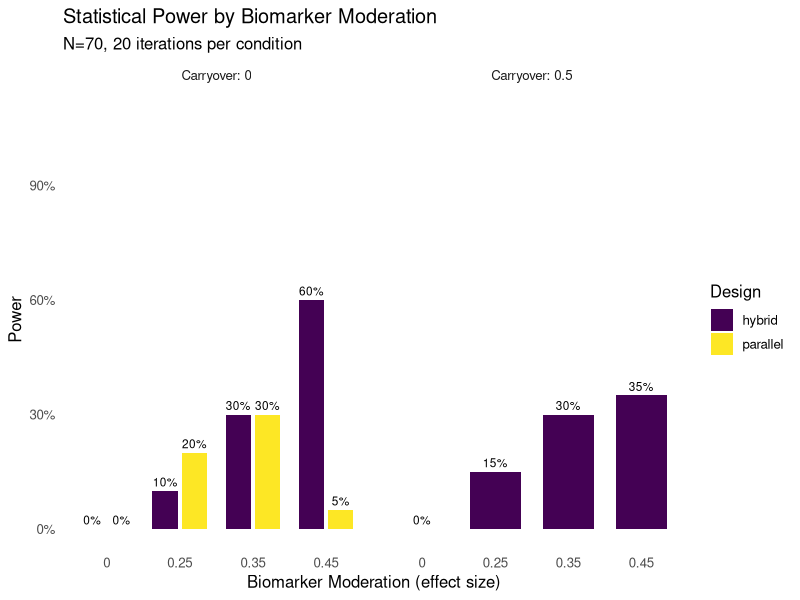
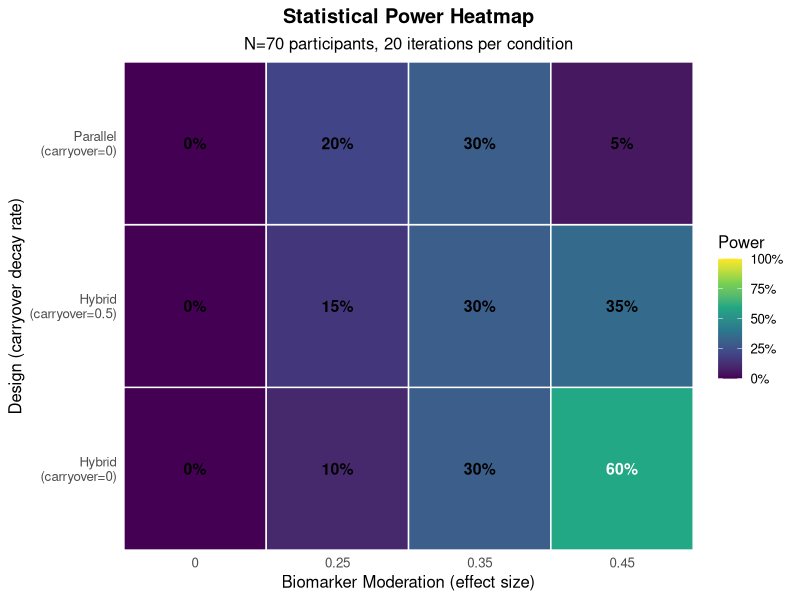

Here is the R script that generated these plots, in order:
# Simplified N-of-1 Trial Simulation - Constant Effect Model
# Maximum simplification for learning

rm(list = ls())
suppressPackageStartupMessages({
  library(tidyverse)
  library(lmerTest)
  library(MASS)
  library(conflicted)
})

# Resolve conflicts
conflicts_prefer(dplyr::select)
conflicts_prefer(dplyr::filter)
conflicts_prefer(dplyr::lag)
conflicts_prefer(lmerTest::lmer)

# ============================================================================
# PARAMETERS
# ============================================================================

n_participants <- 70
n_iterations <- 20

# Three-factor response model - RATE-BASED (points per week)
BR_rate <- 0.5  # Biological Response: drug improvement rate
ER_rate <- 0.2  # Expectancy Response: placebo improvement rate
TR_rate <- 0.1  # Time-variant Response: natural improvement rate
treatment_effect <- BR_rate  # Alias for display purposes

# Biomarker moderation of treatment effect
# Higher biomarker → stronger treatment response
# This creates the treatment × biomarker interaction
# NOTE: biomarker_moderation is now set in the param_grid, not here

baseline_mean <- 10.0       # Mean baseline response
between_subject_sd <- 2.0   # SD of participant random effects
within_subject_sd <- 1.8    # SD of measurement noise
biomarker_mean <- 5.0       # Mean biomarker value
biomarker_sd <- 2.0         # SD of biomarker

# Correlation parameters (from Hendrickson)
# Autocorrelations within each response type
c.br <- 0.8  # BR autocorrelation across timepoints
c.er <- 0.8  # ER autocorrelation across timepoints
c.tr <- 0.8  # TR autocorrelation across timepoints

# Cross-correlations between response types
c.cf1t <- 0.2  # Same-time cross-correlation (BR-ER, BR-TR, ER-TR)
c.cfct <- 0.1  # Different-time cross-correlation

# Biomarker and baseline correlations
c.bm_baseline <- 0.3   # Biomarker-baseline correlation
c.baseline_resp <- 0.4 # Baseline-response correlation

# Allowed correlation values (finite grid for consistent results)
allowed_correlations <- c(0, 0.1, 0.2, 0.3, 0.4, 0.5, 0.6)

# Parameter grid - what we're testing
# Note: carryover only applies to hybrid design (parallel has no treatment
# switches)
# Include biomarker_moderation = 0 to evaluate Type I error (size of test)
param_grid <- bind_rows(
  # Hybrid design with carryover variations
  expand_grid(
    design = "hybrid",
    biomarker_moderation = c(0, 0.25, 0.35, 0.45),
    biomarker_correlation = c(0.3),
    carryover_decay_rate = c(0, 0.5)
  ),
  # Parallel design (carryover = 0, not applicable)
  expand_grid(
    design = "parallel",
    biomarker_moderation = c(0, 0.25, 0.35, 0.45),
    biomarker_correlation = c(0.3),
    carryover_decay_rate = c(0)
  )
)

# ============================================================================
# BUILD SIGMA WITH GUARANTEED PD (Time-Based AR(1))
# ============================================================================

# Build sigma using independent construction with automatic scaling
# Structure: responses (24) conditioned on participant vars (2)
build_sigma_guaranteed_pd <- function(weeks, c.bm, params) {
  n_tp <- length(weeks)

  # Index ranges for final 26x26 (for compatibility)
  br_idx <- 1:n_tp
  er_idx <- (n_tp + 1):(2 * n_tp)
  tr_idx <- (2 * n_tp + 1):(3 * n_tp)
  bm_idx <- 3 * n_tp + 1
  bl_idx <- 3 * n_tp + 2

  # ==========================================================================
  # STAGE 1: Build Σ₂₂ (2×2) - Biomarker & Baseline
  # ==========================================================================
  # Always PD for |correlation| < 1

  Sigma_22 <- matrix(c(
    biomarker_sd^2,
    c.bm_baseline * biomarker_sd * between_subject_sd,
    c.bm_baseline * biomarker_sd * between_subject_sd,
    between_subject_sd^2
  ), 2, 2)

  Sigma_22_inv <- solve(Sigma_22)

  # ==========================================================================
  # STAGE 2: Build Σ₁₁ (24×24) - Responses with Time-Based AR(1)
  # ==========================================================================
  # Guaranteed PD by construction

  # Helper: Build AR(1) covariance block based on actual time lags
  build_ar1_time <- function(weeks, rho, sigma) {
    n <- length(weeks)
    Cov <- matrix(0, n, n)
    for (i in 1:n) {
      for (j in 1:n) {
        time_lag <- abs(weeks[i] - weeks[j])
        Cov[i, j] <- sigma^2 * rho^time_lag
      }
    }
    return(Cov)
  }

  # Build diagonal blocks (within each response type)
  Sigma_BR <- build_ar1_time(weeks, c.br, within_subject_sd)
  Sigma_ER <- build_ar1_time(weeks, c.er, within_subject_sd)
  Sigma_TR <- build_ar1_time(weeks, c.tr, within_subject_sd)

  # Initialize 24x24 with diagonal blocks
  Sigma_11 <- matrix(0, 3 * n_tp, 3 * n_tp)
  Sigma_11[br_idx, br_idx] <- Sigma_BR
  Sigma_11[er_idx, er_idx] <- Sigma_ER
  Sigma_11[tr_idx, tr_idx] <- Sigma_TR

  # Add cross-correlations between response types
  # Use time-based decay for cross-correlations too
  for (i in 1:n_tp) {
    for (j in 1:n_tp) {
      time_lag <- abs(weeks[i] - weeks[j])

      if (i == j) {
        # Same timepoint: use c.cf1t
        cross_cov <- c.cf1t * within_subject_sd^2
      } else {
        # Different timepoint: use c.cfct with time decay
        cross_cov <- c.cfct * within_subject_sd^2 * (0.9^time_lag)
      }

      # BR-ER
      Sigma_11[br_idx[i], er_idx[j]] <- cross_cov
      Sigma_11[er_idx[j], br_idx[i]] <- cross_cov

      # BR-TR
      Sigma_11[br_idx[i], tr_idx[j]] <- cross_cov
      Sigma_11[tr_idx[j], br_idx[i]] <- cross_cov

      # ER-TR
      Sigma_11[er_idx[i], tr_idx[j]] <- cross_cov
      Sigma_11[tr_idx[j], er_idx[i]] <- cross_cov
    }
  }

  # ==========================================================================
  # STAGE 3: Build Σ₁₂ (24×2) - Cross-covariance (regression coefficients)
  # ==========================================================================

  Sigma_12 <- matrix(0, 3 * n_tp, 2)

  # Column 1: Biomarker effects on responses
  # BR strongly correlated with biomarker (this is what we're testing)
  Sigma_12[br_idx, 1] <- c.bm * within_subject_sd * biomarker_sd
  # ER and TR weakly correlated with biomarker
  Sigma_12[er_idx, 1] <- c.bm * 0.5 * within_subject_sd * biomarker_sd
  Sigma_12[tr_idx, 1] <- c.bm * 0.5 * within_subject_sd * biomarker_sd

  # Column 2: Baseline effects on responses
  Sigma_12[br_idx, 2] <- c.baseline_resp * within_subject_sd * between_subject_sd
  Sigma_12[er_idx, 2] <- c.baseline_resp * within_subject_sd * between_subject_sd
  Sigma_12[tr_idx, 2] <- c.baseline_resp * within_subject_sd * between_subject_sd

  # ==========================================================================
  # STAGE 4: Check Schur Complement & Snap to Grid if Needed
  # ==========================================================================

  # Function to find largest allowed correlation that keeps matrix PD
  find_valid_correlation <- function(Sigma_11, Sigma_22_inv, c.bm_requested,
                                     allowed_vals, sigma_resp, sigma_bm,
                                     sigma_bl, br_idx, er_idx, tr_idx) {
    # Try correlations from requested down to 0
    valid_vals <- allowed_vals[allowed_vals <= c.bm_requested]
    valid_vals <- sort(valid_vals, decreasing = TRUE)

    for (c.bm_try in valid_vals) {
      # Rebuild Sigma_12 with this correlation
      Sigma_12_try <- matrix(0, nrow(Sigma_11), 2)
      Sigma_12_try[br_idx, 1] <- c.bm_try * sigma_resp * sigma_bm
      Sigma_12_try[er_idx, 1] <- c.bm_try * 0.5 * sigma_resp * sigma_bm
      Sigma_12_try[tr_idx, 1] <- c.bm_try * 0.5 * sigma_resp * sigma_bm
      Sigma_12_try[br_idx, 2] <- c.baseline_resp * sigma_resp * sigma_bl
      Sigma_12_try[er_idx, 2] <- c.baseline_resp * sigma_resp * sigma_bl
      Sigma_12_try[tr_idx, 2] <- c.baseline_resp * sigma_resp * sigma_bl

      # Check if PD
      cross_term <- Sigma_12_try %*% Sigma_22_inv %*% t(Sigma_12_try)
      Sigma_cond_try <- Sigma_11 - cross_term
      min_eig <- min(eigen(Sigma_cond_try, only.values = TRUE)$values)

      if (min_eig > 1e-6) {
        return(list(
          c.bm = c.bm_try,
          Sigma_12 = Sigma_12_try,
          Sigma_cond = Sigma_cond_try
        ))
      }
    }

    # Fallback to 0 correlation
    Sigma_12_try <- matrix(0, nrow(Sigma_11), 2)
    Sigma_12_try[br_idx, 2] <- c.baseline_resp * sigma_resp * sigma_bl
    Sigma_12_try[er_idx, 2] <- c.baseline_resp * sigma_resp * sigma_bl
    Sigma_12_try[tr_idx, 2] <- c.baseline_resp * sigma_resp * sigma_bl
    cross_term <- Sigma_12_try %*% Sigma_22_inv %*% t(Sigma_12_try)
    Sigma_cond_try <- Sigma_11 - cross_term

    return(list(
      c.bm = 0,
      Sigma_12 = Sigma_12_try,
      Sigma_cond = Sigma_cond_try
    ))
  }

  # Find valid correlation on the grid
  result <- find_valid_correlation(
    Sigma_11, Sigma_22_inv, c.bm,
    allowed_correlations, within_subject_sd, biomarker_sd, between_subject_sd,
    br_idx, er_idx, tr_idx
  )

  Sigma_12 <- result$Sigma_12
  Sigma_cond <- result$Sigma_cond
  effective_c.bm <- result$c.bm

  if (effective_c.bm < c.bm) {
    cat(sprintf(
      "  Snapped biomarker correlation: %.2f → %.2f (to ensure PD)\n",
      c.bm, effective_c.bm
    ))
  }

  # ==========================================================================
  # Return partitioned result
  # ==========================================================================

  return(list(
    Sigma_11 = Sigma_11,
    Sigma_22 = Sigma_22,
    Sigma_12 = Sigma_12,
    Sigma_cond = Sigma_cond,
    Sigma_22_inv = Sigma_22_inv,
    requested_c.bm = c.bm,
    effective_c.bm = effective_c.bm,
    indices = list(
      br = br_idx,
      er = er_idx,
      tr = tr_idx,
      bm = bm_idx,
      bl = bl_idx
    )
  ))
}

# ============================================================================
# TWO-STAGE DATA GENERATION (2x2 + 24x24)
# ============================================================================

# Generate one participant's data using two-stage approach
# Uses pre-computed partitioned sigma from build_sigma_guaranteed_pd
generate_participant_twostage <- function(sigma_parts, idx) {
  # Stage 1: Generate participant variables (biomarker, baseline) from 2x2
  x2 <- mvrnorm(1, mu = c(0, 0), Sigma = sigma_parts$Sigma_22)

  # Stage 2: Compute conditional mean given participant vars
  # Conditional mean: μ₁|₂ = Σ₁₂ Σ₂₂⁻¹ x₂
  mu_cond <- sigma_parts$Sigma_12 %*% sigma_parts$Sigma_22_inv %*% x2

  # Generate responses from conditional distribution
  # Sigma_cond is pre-computed and guaranteed PD
  x1 <- mvrnorm(1, mu = as.vector(mu_cond), Sigma = sigma_parts$Sigma_cond)

  # Extract components
  n_tp <- length(idx$br)
  list(
    biomarker = x2[1] + biomarker_mean,
    baseline = x2[2] + baseline_mean,
    br_random = x1[1:n_tp],
    er_random = x1[(n_tp + 1):(2 * n_tp)],
    tr_random = x1[(2 * n_tp + 1):(3 * n_tp)]
  )
}

# ============================================================================
# VERIFICATION: Compare two-stage vs direct 26x26
# ============================================================================

verify_twostage_equivalence <- function(Sigma, idx, n_samples = 10000) {
  cat("Verifying two-stage equivalence with", n_samples, "samples...\n")

  # Partition sigma
  partitioned <- partition_sigma(Sigma, idx)

  # Generate samples using direct method
  set.seed(999)
  samples_direct <- mvrnorm(n_samples, mu = rep(0, nrow(Sigma)), Sigma = Sigma)

  # Generate samples using two-stage method
  set.seed(888)
  samples_twostage <- matrix(0, n_samples, nrow(Sigma))
  resp_idx <- c(idx$br, idx$er, idx$tr)
  part_idx <- c(idx$bm, idx$bl)

  for (i in 1:n_samples) {
    result <- generate_participant_twostage(partitioned, idx)
    samples_twostage[i, resp_idx] <- c(
      result$br_random,
      result$er_random,
      result$tr_random
    )
    samples_twostage[i, part_idx] <- c(
      result$biomarker - biomarker_mean,
      result$baseline - baseline_mean
    )
  }

  # Compare covariance matrices
  cov_direct <- cov(samples_direct)
  cov_twostage <- cov(samples_twostage)

  max_cov_diff <- max(abs(cov_direct - cov_twostage))
  mean_cov_diff <- mean(abs(cov_direct - cov_twostage))

  # Compare means (should both be ~0)
  max_mean_diff <- max(abs(
    colMeans(samples_direct) - colMeans(samples_twostage)
  ))

  cat(sprintf("  Max covariance difference: %.6f\n", max_cov_diff))
  cat(sprintf("  Mean covariance difference: %.6f\n", mean_cov_diff))
  cat(sprintf("  Max mean difference: %.6f\n", max_mean_diff))

  # Check if differences are within sampling error
  # Expected sampling error for covariance ~= 2*sigma^2/sqrt(n)
  expected_error <- 2 * max(diag(Sigma))^2 / sqrt(n_samples)

  if (max_cov_diff < expected_error * 3) {
    cat("  ✓ PASSED: Differences within expected sampling error\n")
    return(TRUE)
  } else {
    cat("  ✗ FAILED: Differences exceed expected sampling error\n")
    return(FALSE)
  }
}

# ============================================================================
# DESIGN STRUCTURES
# ============================================================================

# Measurement schedule (same for all designs)
measurement_weeks <- c(4, 8, 9, 10, 11, 12, 16, 20)

# ---------------------------------------------------------------------------
# HYBRID DESIGN: Open-label run-in + blinded crossover
# ---------------------------------------------------------------------------
create_hybrid_design <- function(n_participants, measurement_weeks) {
  # Randomize participants to 4 paths (balanced)
  path_assignment <- sample(rep(1:4, length.out = n_participants))

  # Create design matrix
  expand_grid(
    participant_id = 1:n_participants,
    week = measurement_weeks
  ) %>%
    mutate(
      path = path_assignment[participant_id],

      # Treatment assignment based on path and week
      # Weeks 4, 8: Open-label, all on active
      # Week 9: Blinded, all on active
      # Week 10: Blinded, randomized (paths 1,2 = active; paths 3,4 = placebo)
      # Weeks 11, 12: Blinded, all on placebo
      # Week 16: Blinded crossover
      # Week 20: Blinded crossover
      treatment = case_when(
        week %in% c(4, 8) ~ 1,                   # Open-label: all active
        week == 9 ~ 1,                           # Blinded: all active
        week == 10 & path %in% c(1, 2) ~ 1,      # Randomized: paths 1,2 active
        week == 10 & path %in% c(3, 4) ~ 0,      # Randomized: paths 3,4 placebo
        week %in% c(11, 12) ~ 0,                 # All on placebo
        week == 16 & path %in% c(1, 3) ~ 1,      # Crossover period
        week == 16 & path %in% c(2, 4) ~ 0,
        week == 20 & path %in% c(1, 3) ~ 0,      # Crossover period
        week == 20 & path %in% c(2, 4) ~ 1,
        TRUE ~ NA_real_
      ),

      # Expectancy: 1.0 = open-label (know they're on drug), 0.5 = blinded
      expectancy = if_else(week %in% c(4, 8), 1.0, 0.5)
    )
}

# ---------------------------------------------------------------------------
# PARALLEL DESIGN: Randomized to treatment or placebo for entire study
# ---------------------------------------------------------------------------
create_parallel_design <- function(n_participants, measurement_weeks) {
  # Randomize participants to treatment (1) or placebo (0) - balanced
  treatment_assignment <- sample(rep(0:1, length.out = n_participants))

  # Create design matrix
  expand_grid(
    participant_id = 1:n_participants,
    week = measurement_weeks
  ) %>%
    mutate(
      # Path 1 = placebo, Path 2 = treatment
      path = treatment_assignment[participant_id] + 1,

      # Treatment: same throughout study based on randomization
      treatment = treatment_assignment[participant_id],

      # Expectancy: 0.5 throughout (all blinded)
      expectancy = 0.5
    )
}

# ============================================================================
# RUN SIMULATION
# ============================================================================

cat("Running simulation with constant effect model...\n")
cat("Treatment effect =", treatment_effect, "\n")
cat("Participants =", n_participants, "\n")
cat("Iterations per condition =", n_iterations, "\n\n")

results <- tibble()

for (i in 1:nrow(param_grid)) {
  params <- as.list(param_grid[i, ])
  cat(sprintf(
    "Condition %d: design=%s, bm_mod=%.2f, carryover=%.2f\n",
    i, params$design, params$biomarker_moderation, params$carryover_decay_rate
  ))

  # Run iterations
  for (iter in 1:n_iterations) {
    set.seed(iter * 1000 + i)

    # Create design with fresh path randomization for this iteration
    if (params$design == "hybrid") {
      trial_design <- create_hybrid_design(n_participants, measurement_weeks)
    } else if (params$design == "parallel") {
      trial_design <- create_parallel_design(n_participants, measurement_weeks)
    }

    n_timepoints <- length(measurement_weeks)

    # Build sigma with guaranteed PD using time-based AR(1)
    sigma_parts <- build_sigma_guaranteed_pd(
      measurement_weeks,
      params$biomarker_correlation,
      params
    )
    idx <- sigma_parts$indices
    effective_bm_corr <- sigma_parts$effective_c.bm

    # Generate correlated data for each participant using TWO-STAGE approach
    all_participant_data <- list()

    for (pid in 1:n_participants) {
      # Two-stage generation:
      # (biomarker, baseline) then (BR, ER, TR | biomarker, baseline)
      result <- generate_participant_twostage(sigma_parts, idx)

      all_participant_data[[pid]] <- tibble(
        participant_id = pid,
        biomarker = result$biomarker,
        baseline = result$baseline,
        br_random = result$br_random,
        er_random = result$er_random,
        tr_random = result$tr_random
      )
    }

    participant_data <- bind_rows(all_participant_data) %>%
      group_by(participant_id) %>%
      mutate(timepoint_idx = row_number()) %>%
      ungroup()

    # Get biomarker moderation for this condition
    bm_mod <- params$biomarker_moderation

    # Generate trial data
    trial_data <- trial_design %>%
      group_by(participant_id) %>%
      mutate(timepoint_idx = row_number()) %>%
      ungroup() %>%
      left_join(
        participant_data,
        by = c("participant_id", "timepoint_idx")
      ) %>%
      group_by(participant_id) %>%
      arrange(week) %>%
      mutate(
        # ===========================================
        # CUMULATIVE TIME TRACKING
        # ===========================================

        # Cumulative weeks on drug
        weeks_on_drug = cumsum(treatment),

        # Cumulative weeks with expectancy (weighted by expectancy level)
        weeks_with_expectancy = cumsum(expectancy),

        # Cumulative weeks in trial (for time trend)
        weeks_in_trial = week - min(week),

        # Track when drug stops for carryover calculation
        time_off = cumsum(treatment == 0),

        # Carryover effect indicator (first week off drug after being on)
        carryover_effect = as.numeric(
          treatment == 0 & lag(treatment, default = 1) == 1
        ),

        # ===========================================
        # THREE-FACTOR RESPONSE MODEL (RATE-BASED + RANDOM VARIATION)
        # ===========================================

        # Center biomarker for moderation calculation
        bm_centered = (biomarker - biomarker_mean) / biomarker_sd,

        # 1. BR (Biological Response) - accumulates while on drug + random
        #    variation
        #    - Mean: BR_rate points per week on drug
        #    - BIOMARKER MODERATION: effect scales with biomarker level
        #    - Carryover: partial at first off-drug timepoint, then 0
        #    - Random: from 26x26 sigma matrix (correlated across time)
        BR_mean = {
          # Treatment effect moderated by biomarker
          # Higher biomarker → stronger BR effect
          effective_BR_rate <- BR_rate * (1 + bm_mod * bm_centered)

          br_accumulated <- lag(weeks_on_drug, default = 0) * effective_BR_rate
          first_off <- treatment == 0 & lag(treatment, default = 1) == 1

          ifelse(treatment == 1,
            weeks_on_drug * effective_BR_rate,
            ifelse(first_off,
              br_accumulated * params$carryover_decay_rate,
              0
            )
          )
        },
        BR = BR_mean + br_random,

        # 2. ER (Expectancy Response) - accumulates based on expectancy +
        #    random variation
        #    - Mean: ER_rate points per week × expectancy level
        #    - Random: from 26x26 sigma matrix
        ER_mean = weeks_with_expectancy * ER_rate,
        ER = ER_mean + er_random,

        # 3. TR (Time-variant Response) - linear time trend + random variation
        #    - Mean: TR_rate points per week
        #    - Random: from 26x26 sigma matrix
        TR_mean = weeks_in_trial * TR_rate,
        TR = TR_mean + tr_random,

        # ===========================================
        # TOTAL RESPONSE
        # ===========================================
        # Response = baseline + BR + ER + TR
        # Note: baseline already includes between-subject variability from
        # sigma
        # Note: biomarker moderation is applied explicitly to BR_mean above
        response = baseline + BR + ER + TR
      ) %>%
      ungroup()

    # Fit mixed model
    model_result <- tryCatch(
      {
        # Re-center biomarker using sample mean (for model interpretation)
        # Note: data generation uses population parameters for standardization
        trial_data <- trial_data %>%
          mutate(bm_centered = biomarker - mean(biomarker))

        if (params$carryover_decay_rate > 0) {
          model <- lmer(
            response ~ treatment * bm_centered + week + carryover_effect +
              (1 | participant_id),
            data = trial_data
          )
        } else {
          model <- lmer(
            response ~ treatment * bm_centered + week +
              (1 | participant_id),
            data = trial_data
          )
        }

        # Extract treatment × biomarker interaction
        coefs <- summary(model)$coefficients
        idx <- which(rownames(coefs) == "treatment:bm_centered")

        if (length(idx) == 0) {
          stop("Interaction term not found")
        }

        # Calculate p-value
        t_val <- coefs[idx, "t value"]
        df_approx <- nrow(trial_data) - nrow(coefs)
        p_value <- 2 * pt(-abs(t_val), df = df_approx)

        tibble(
          iteration = iter,
          design = params$design,
          biomarker_moderation = params$biomarker_moderation,
          biomarker_correlation = effective_bm_corr,  # Use effective value
          carryover_decay_rate = params$carryover_decay_rate,
          effect_size = coefs[idx, "Estimate"],
          se = coefs[idx, "Std. Error"],
          t_value = t_val,
          p_value = p_value,
          significant = p_value < 0.05
        )
      },
      error = function(e) {
        cat("  Error in iteration", iter, ":", conditionMessage(e), "\n")
        tibble(
          iteration = iter,
          design = params$design,
          biomarker_moderation = params$biomarker_moderation,
          biomarker_correlation = effective_bm_corr,
          carryover_decay_rate = params$carryover_decay_rate,
          effect_size = NA,
          se = NA,
          t_value = NA,
          p_value = NA,
          significant = NA
        )
      }
    )

    results <- bind_rows(results, model_result)
  }
}

# ============================================================================
# SUMMARIZE RESULTS
# ============================================================================

cat("\n", strrep("=", 50), "\n")
cat("RESULTS\n")
cat(strrep("=", 50), "\n\n")

summary_results <- results %>%
  group_by(
    design,
    biomarker_moderation,
    biomarker_correlation,
    carryover_decay_rate
  ) %>%
  summarize(
    power = mean(significant, na.rm = TRUE),
    mean_effect = mean(effect_size, na.rm = TRUE),
    sd_effect = sd(effect_size, na.rm = TRUE),
    n = n(),
    .groups = "drop"
  )

print(summary_results)

# ============================================================================
# VISUALIZATION
# ============================================================================

library(viridis)

# Adaptive visualization based on data structure
plot_power_results <- function(data) {
  has_moderation <- n_distinct(data$biomarker_moderation) > 1
  has_carryover <- n_distinct(data$carryover_decay_rate) > 1
  has_design <- n_distinct(data$design) > 1

  # Convert to factors
  data <- data %>%
    mutate(
      biomarker_moderation = factor(biomarker_moderation),
      carryover_decay_rate = factor(carryover_decay_rate),
      design = factor(design)
    )

  if (has_moderation) {
    # Primary: biomarker moderation on x-axis
    p <- ggplot(
      data,
      aes(x = biomarker_moderation, y = power, fill = design)
    ) +
      geom_col(position = position_dodge(width = 0.8), width = 0.7) +
      geom_text(
        aes(label = sprintf("%.0f%%", power * 100), group = design),
        position = position_dodge(width = 0.8),
        vjust = -0.5,
        size = 3
      ) +
      scale_y_continuous(limits = c(0, 1.1), labels = scales::percent) +
      labs(x = "Biomarker Moderation (effect size)", y = "Power")

    # Facet by carryover if multiple values
    if (has_carryover) {
      p <- p + facet_wrap(
        ~carryover_decay_rate,
        labeller = labeller(
          carryover_decay_rate = function(x) paste("Carryover:", x)
        )
      )
    }
  } else if (has_carryover) {
    # Bar chart by carryover
    p <- ggplot(
      data,
      aes(x = carryover_decay_rate, y = power, fill = design)
    ) +
      geom_col(position = position_dodge(width = 0.8), width = 0.7) +
      geom_text(
        aes(label = sprintf("%.0f%%", power * 100), group = design),
        position = position_dodge(width = 0.8),
        vjust = -0.5,
        size = 3
      ) +
      scale_y_continuous(limits = c(0, 1.1), labels = scales::percent) +
      labs(x = "Carryover Decay Rate (points/week)", y = "Power")
  } else {
    # Single bar per design
    p <- ggplot(data, aes(x = design, y = power, fill = design)) +
      geom_col(width = 0.6) +
      geom_text(
        aes(label = sprintf("%.0f%%", power * 100)),
        vjust = -0.5,
        size = 5
      ) +
      scale_y_continuous(limits = c(0, 1.1), labels = scales::percent) +
      labs(x = "Design", y = "Power")
  }

  # Common styling
  p <- p +
    scale_fill_viridis_d(name = "Design") +
    labs(
      title = "Statistical Power by Biomarker Moderation",
      subtitle = sprintf(
        "N=%d, %d iterations per condition",
        n_participants, n_iterations
      )
    ) +
    theme_minimal(base_size = 12) +
    theme(panel.grid = element_blank())

  return(p)
}

# Generate and save bar plot
p <- plot_power_results(summary_results)
print(p)

# Heatmap visualization of power by carryover, design, and effect size
plot_power_heatmap <- function(data) {
  # Create combined factor for y-axis: design + carryover
  data <- data %>%
    mutate(
      design_carryover = paste0(
        tools::toTitleCase(as.character(design)),
        "\n(carryover=", carryover_decay_rate, ")"
      ),
      design_carryover = factor(
        design_carryover,
        levels = unique(design_carryover[order(design, carryover_decay_rate)])
      ),
      biomarker_moderation = factor(biomarker_moderation)
    )

  p <- ggplot(
    data,
    aes(x = biomarker_moderation, y = design_carryover, fill = power)
  ) +
    geom_tile(color = "white", linewidth = 0.5) +
    geom_text(
      aes(label = sprintf("%.0f%%", power * 100)),
      color = ifelse(data$power > 0.5, "white", "black"),
      size = 4,
      fontface = "bold"
    ) +
    scale_fill_viridis_c(
      name = "Power",
      limits = c(0, 1),
      labels = scales::percent,
      option = "D"
    ) +
    scale_x_discrete(expand = c(0, 0)) +
    scale_y_discrete(expand = c(0, 0)) +
    labs(
      title = "Statistical Power Heatmap",
      subtitle = sprintf(
        "N=%d participants, %d iterations per condition",
        n_participants, n_iterations
      ),
      x = "Biomarker Moderation (effect size)",
      y = "Design (carryover decay rate)"
    ) +
    theme_minimal(base_size = 12) +
    theme(
      panel.grid = element_blank(),
      axis.ticks = element_blank(),
      plot.title = element_text(hjust = 0.5, face = "bold"),
      plot.subtitle = element_text(hjust = 0.5),
      legend.position = "right"
    )

  return(p)
}

# Generate and save heatmap
p_heatmap <- plot_power_heatmap(summary_results)
print(p_heatmap)

# Save outputs
output_dir <- "../output"
if (!dir.exists(output_dir)) dir.create(output_dir, recursive = TRUE)

ggsave(
  file.path(output_dir, "power_results.pdf"),
  p,
  width = 8,
  height = 6
)
ggsave(
  file.path(output_dir, "power_heatmap.pdf"),
  p_heatmap,
  width = 9,
  height = 5
)
save(
  results,
  summary_results,
  file = file.path(output_dir, "simulation_results.RData")
)

cat("\nDone! Results saved to", output_dir, "\n")
cat("- power_results.pdf\n")
cat("- power_heatmap.pdf\n")
cat("- simulation_results.RData\n")
